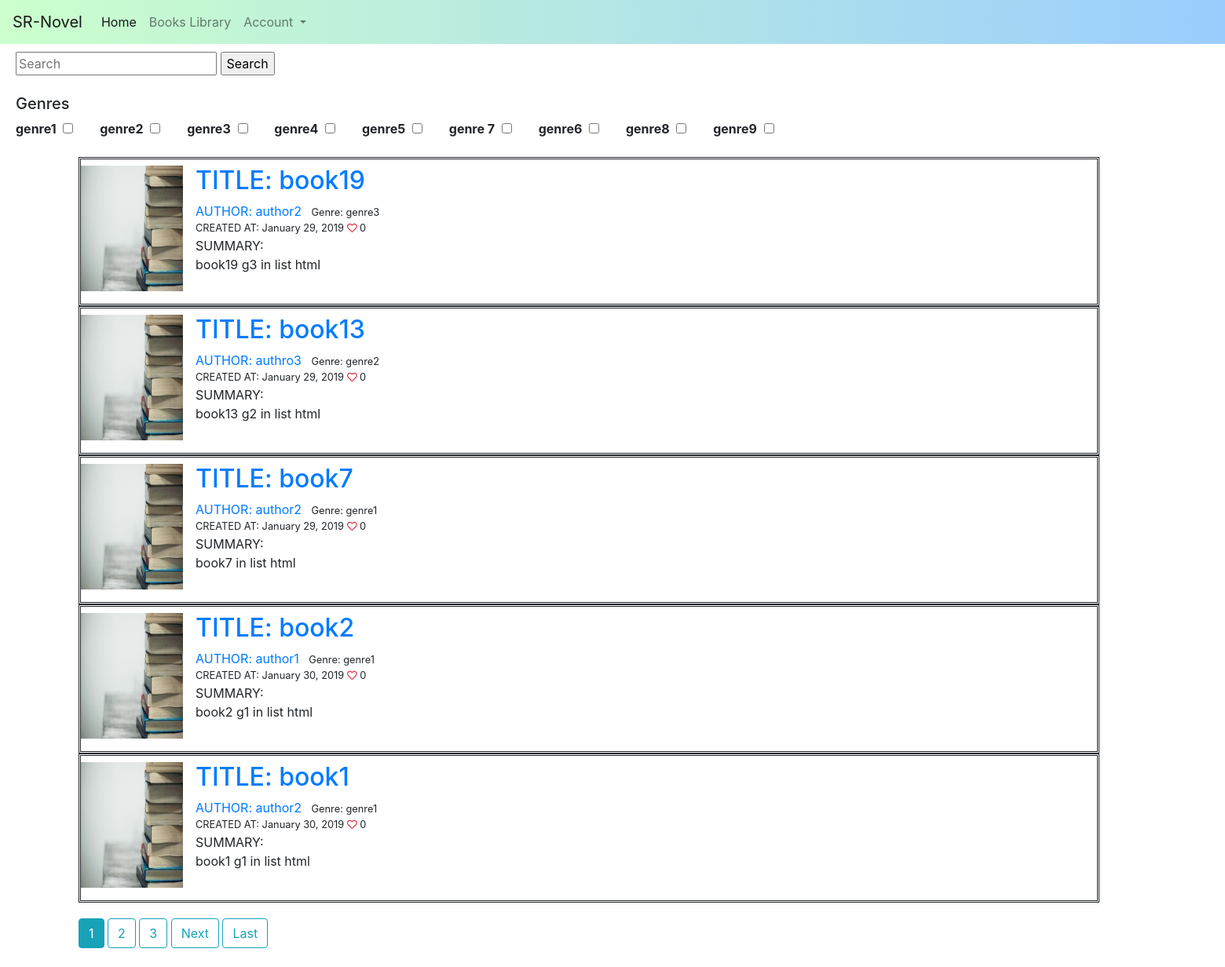
The page /application/books/ on the database as committed earlier.
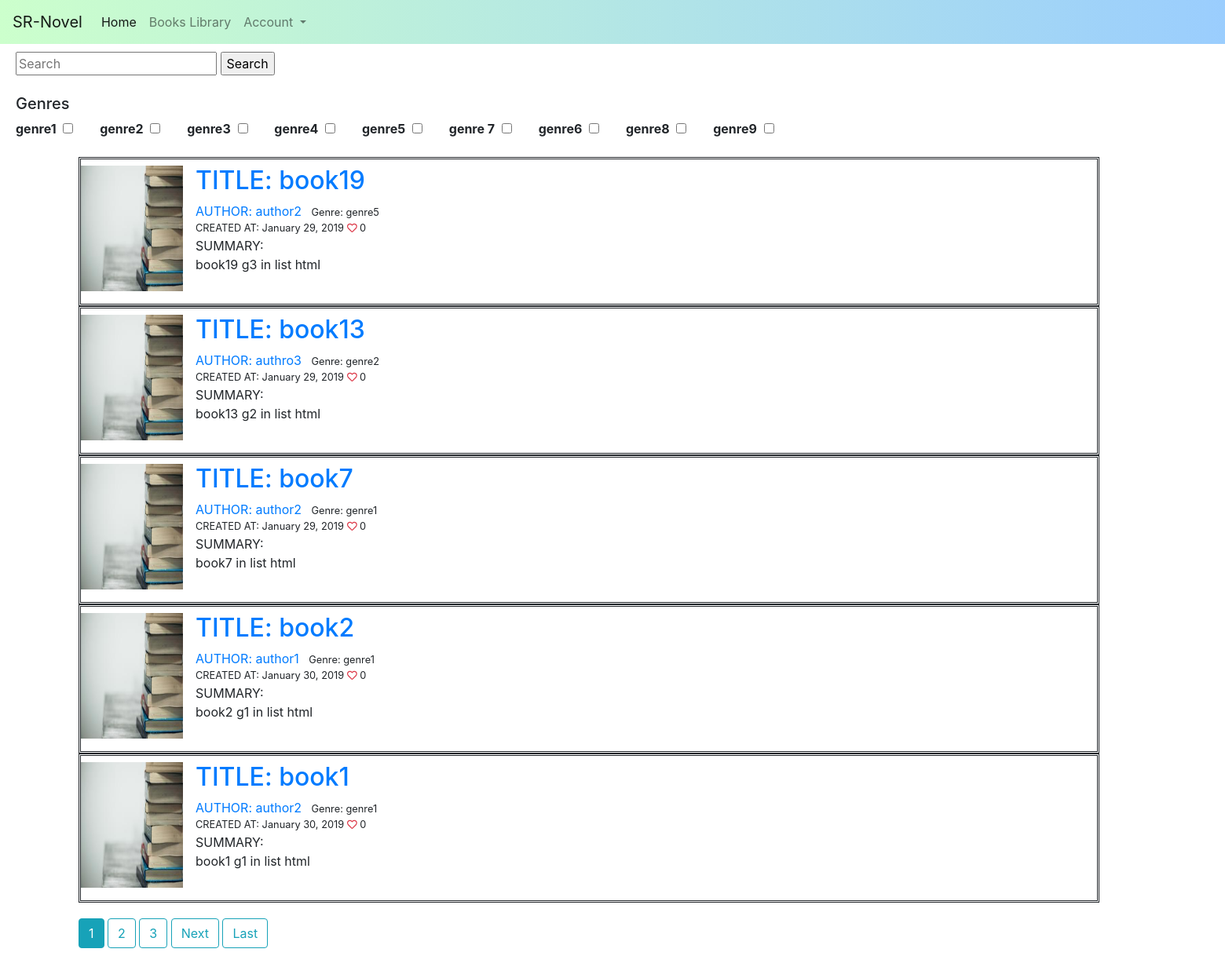
The same page on the database as committed later.
### application/models.py (models this page shows, shortened)
class Genre(models.Model):
    name = models.CharField(max_length=200, help_text='Enter a book genre (e.g. Science Fiction)')
    def __str__(self):
        return '%s' % (self.name)

class Book(models.Model):
    title = models.CharField(max_length=200,blank=True, null=True)
    author = models.ForeignKey('Author', on_delete=models.SET_NULL,blank=True, null=True)
    summary = models.TextField(max_length=1000, help_text='Enter a brief description of the book')
    isbn = models.CharField('ISBN', max_length=13, help_text='13 Character <a href="https://www.isbn-international.org/content/what-isbn">ISBN number</a>')
    genre = models.ManyToManyField(Genre, help_text='Select a genre for this book')
    wordCount = models.IntegerField(default=0)
    chapterCount = models.IntegerField(default=0)
    bookFile = models.FileField(blank=True, null=True)
    like = models.IntegerField(default=0)
    date_uploaded = models.DateTimeField(default = timezone.now)
    bookImage = models.FileField(default ='default_book.jpg', upload_to='book_images')
    created_author= models.ForeignKey(User,on_delete=models.SET_NULL, blank=True, null=True)
    class Meta:
        ordering = ['-like', 'chapterCount', 'date_uploaded', '-wordCount']

class Author(models.Model):
    authorName = models.CharField(max_length=200)
    """authorId = models.CharField(max_length=200,blank=True, null=True)"""
    """bookId = models.OneToManyField()" "book of author ownered"""
    def __str__(self):
        return '%s' % (self.authorName)

### application/views.py (the view, shortened to what this page needs)
# urls.py: path('books/', BookListView.as_view(),name='booklist'),
class BookListView(ListView):
    model = Book
    template_name= 'application/book_list.html'
    context_object_name='booklist'
    ordering = ['-date_uploaded']
    paginate_by = 5
    searchq=None
    def get_context_data(self, **kwargs):
        context = super(BookListView, self).get_context_data(**kwargs)
        genres = Genre.objects.all()
        context['searchq'] = BookListView.searchq
        context['genre_list']= genres
        return context
    def get_queryset(self):
        query = self.request.GET.getlist("q", None)
        link=None
        qs = Book.objects.all()
        BookListView.searchq= link
        return qs

### application/templates/application/book_list.html (shortened to what this page needs)
{% extends "home_base.html" %}
{% block content %}
	<div id="container">
		<div class="sidenav" style="align-items: left;width: 350px;margin-left: 20px;margin-top: 10px;">
			<form method="GET" action="/application/books/" style="width: 1000px;">
				<input type="text" name="q" placeholder="Search" value ="{{ query|escape }}">
				<input class="searchbutton" type="submit" value="Search">
				<h5><br>Genres</h5>
				<b>
				<div>
				{% for genre in genre_list %}
				<label class="checkbox-inline 2">
					{{ genre }}
					<input type="checkbox" style="margin-left: 5;margin-right: 30" name="q" value="{{ genre|escape }}">
				</label>
				{% endfor %}</div>
				</b>
			</form>
		</div>
		<div id="center" style="margin-left: 100px;margin-top: 10px;width: 900px">
			{% for book in booklist %}
				<article class="media content-section" style="width:1300px; margin:0 auto;border-style: double;">
				 	<img class="rectangle article-img ml-10 mb-3 mr-3 mt-2" src="{{ book.bookImage.url }}" width="130px" height="160px">
				 	<div class="media-body ml-10 mb-3 mr-3 mt-2">
				 		<h2><a class = "article-title" href=" {% url 'book-detail' book.id %} "> TITLE: {{ book.title }} </a></h2>
				 		<div class="article-metadata">
				 			<a class="mr-2" href="#">AUTHOR: {{ book.author }}</a>
				 			<small class="test-muted">Genre: {% for genre in book.genre.all %}
							{{genre}}
						{% endfor %} <br>  CREATED AT: {{ book.date_uploaded|date:"F d, Y" }} <i class="far fa-heart text-danger"></i> {{book.like}} </small>
				 		</div>
				 		<p class="article-content">SUMMARY:<br> {{ book.summary }} in list html</p>
				 	</div>
				 </article>
			{% endfor %}
			<div style="width:1500px; margin:0 auto;margin-top: 20px">
			{% if is_paginated %}
				{% for num in page_obj.paginator.page_range %}
					{% if page_obj.number == num %}
						{% if searchq %}
							<a class="btn btn-info mb-4" href="?{{searchq}}&page={{ num }}"> {{ num }}</a>
						{% else %}
							<a class="btn btn-info mb-4" href="?page={{ num }}"> {{ num }}</a>
						{% endif %}
					{% elif num > page_obj.number|add:'-3' and num < page_obj.number|add:'3' %}
						{% if searchq %}
							<a class="btn btn-outline-info mb-4" href="?{{searchq}}&page={{ num }}"> {{ num }}</a>
						{% else %}
							<a class="btn btn-outline-info mb-4" href="?page={{ num }}"> {{ num }}</a>
						{% endif %}
					{% endif %}
				{% endfor %}
				{% if page_obj.has_next %}
					{% if searchq %}
						<a class="btn btn-outline-info mb-4" href="?{{searchq}}&page= {{ page_obj.next_page_number }}">Next</a>
						<a class="btn btn-outline-info mb-4" href="?{{searchq}}&page= {{ page_obj.paginator.num_pages }}">Last</a>
					{% else %}
						<a class="btn btn-outline-info mb-4" href="?page={{ page_obj.next_page_number }}">Next</a>
						<a class="btn btn-outline-info mb-4" href="?page={{ page_obj.paginator.num_pages }}">Last</a>
					{% endif %}
				{% endif%}
			{% endif %}
			</div>
		</div>
	</div>
{% endblock %}

### application/templates/home_base.html (shortened to what this page needs)
{% load static %}
<html>
    <head>
        <link rel="stylesheet" href="https://maxcdn.bootstrapcdn.com/bootstrap/4.0.0/css/bootstrap.min.css">
    </head>
    <body style="position: relative;min-width: 1600px;">
        {% block navbar %}
        <nav class="navbar navbar-expand-lg navbar-light bg-light" style="background: linear-gradient( to right, #ccffcc, #99ccff);
        position: relative;min-width: 1500px; ">
  <a class="navbar-brand" href="{% url 'index' %}">SR-Novel</a>
  <div class="collapse navbar-collapse" id="navbarNavDropdown">
    <ul class="navbar-nav">
      <li class="nav-item active">
        <a class="nav-link" href="{% url 'index' %}">Home <span class="sr-only">(current)</span></a>
      </li>
      <li class="nav-item">
        <a class="nav-link" href="{% url 'booklist' %}">Books Library</a>
      </li>
      <li class="nav-item dropdown">
        <a class="nav-link dropdown-toggle" href="#" id="navbarDropdownMenuLink" data-toggle="dropdown" aria-haspopup="true" aria-expanded="false">
          Account
        </a>
      </li>
    </ul>
  </div>
</nav>
        {% endblock %}
        {% block content %}
        {% endblock %}
    </body>
</html>

Rows that differ between the two databases and show on the page:
changed Book "book19": gains Genre (name "genre5"); loses Genre (name "genre3")
